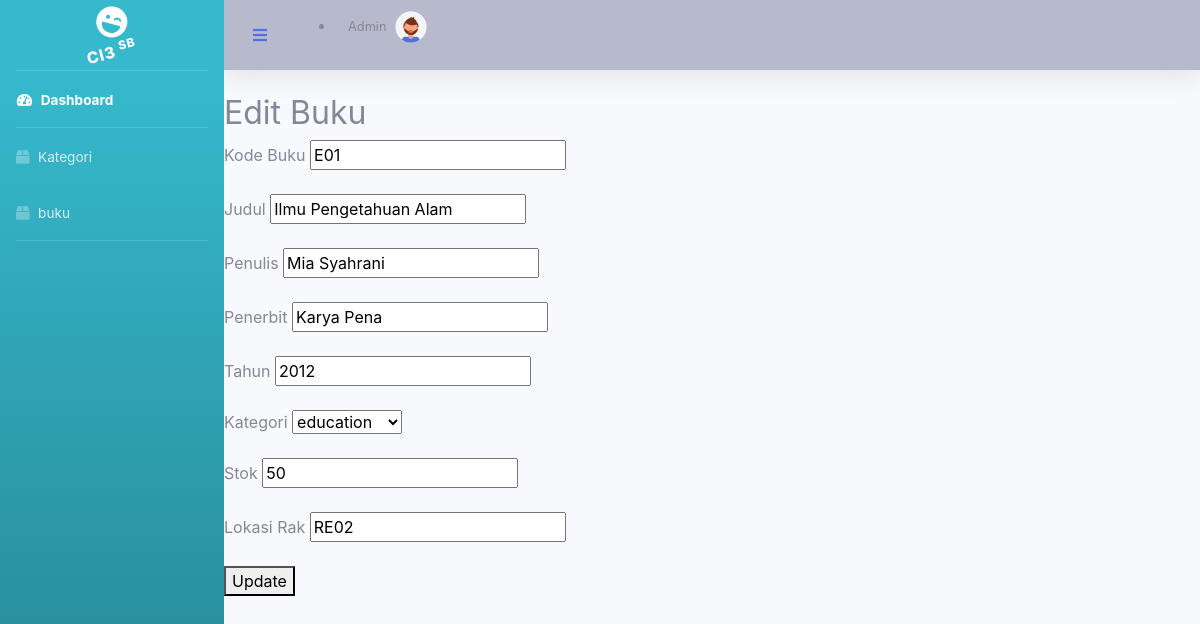
Page /buku/edit/E01 on the committed database.
### tables this page shows
CREATE TABLE `buku` (
  `kode_buku` varchar(20) NOT NULL,
  `judul` varchar(100) DEFAULT NULL,
  `penulis` varchar(100) DEFAULT NULL,
  `penerbit` varchar(100) DEFAULT NULL,
  `tahun` int(11) DEFAULT NULL,
  `id_kategori` int(11) DEFAULT NULL,
  `stok` int(11) DEFAULT NULL,
  `lokasi_rak` varchar(50) DEFAULT NULL
);

CREATE TABLE `kategori` (
  `id_kategori` int(11) NOT NULL,
  `nama_kategori` varchar(100) NOT NULL
);

### application/controllers/buku.php (called while the page is built, shortened)
<?php
class Buku extends CI_Controller {
    public function __construct()
    {
        $this->load->model('buku_model');
    }
    public function edit($kode_buku)
    {
        $data['buku'] = $this->buku_model->get_by_kode($kode_buku);
        $data['kategori'] = $this->buku_model->get_kategori();
        $this->load->view('templates/header');
        $this->load->view('templates/sidebar');
        $this->load->view('templates/topbar');
        $this->load->view('buku/edit', $data);
        $this->load->view('templates/footer');
    }
}

### index.php (called while the page is built, shortened)
<?php
require_once BASEPATH.'core/CodeIgniter.php';

### application/models/buku_model.php (called while the page is built, shortened)
<?php
class buku_model extends CI_Model {
    public function get_kategori()
    {
        return $this->db->get('kategori')->result();
    }
    public function get_by_kode($kode_buku)
    {
        $this->db->where('kode_buku', $kode_buku);
        return $this->db->get('buku')->row();
    }
}

### application/views/buku/edit.php (the view)
<h2>Edit Buku</h2>
<form method="post" action="<?php echo base_url('buku/update/'.$buku->kode_buku) ?>">
Kode Buku
<input type="text" name="kode_buku" value="<?php echo $buku->kode_buku ?>" readonly><br><br>
Judul
<input type="text" name="judul" value="<?php echo $buku->judul ?>" required><br><br>
Penulis
<input type="text" name="penulis" value="<?php echo $buku->penulis ?>" required><br><br>
Penerbit
<input type="text" name="penerbit" value="<?php echo $buku->penerbit ?>"><br><br>
Tahun
<input type="number" name="tahun" value="<?php echo $buku->tahun ?>"><br><br>
Kategori
<select name="id_kategori">
<?php foreach($kategori as $k){ ?>
<option value="<?php echo $k->id_kategori ?>"
<?php if($buku->id_kategori == $k->id_kategori) echo "selected"; ?>>
<?php echo $k->nama_kategori ?>
</option>
<?php } ?>
</select>
<br><br>
Stok
<input type="number" name="stok" value="<?php echo $buku->stok ?>"><br><br>
Lokasi Rak
<input type="text" name="lokasi_rak" value="<?php echo $buku->lokasi_rak ?>"><br><br>
<button type="submit">Update</button>
</form>

### rows in the picture
buku: kode_buku "E01", judul "Ilmu Pengetahuan Alam", penulis "Mia Syahrani", penerbit "Karya Pena", tahun "2012", id_kategori "education", stok "50", lokasi_rak "RE02"
